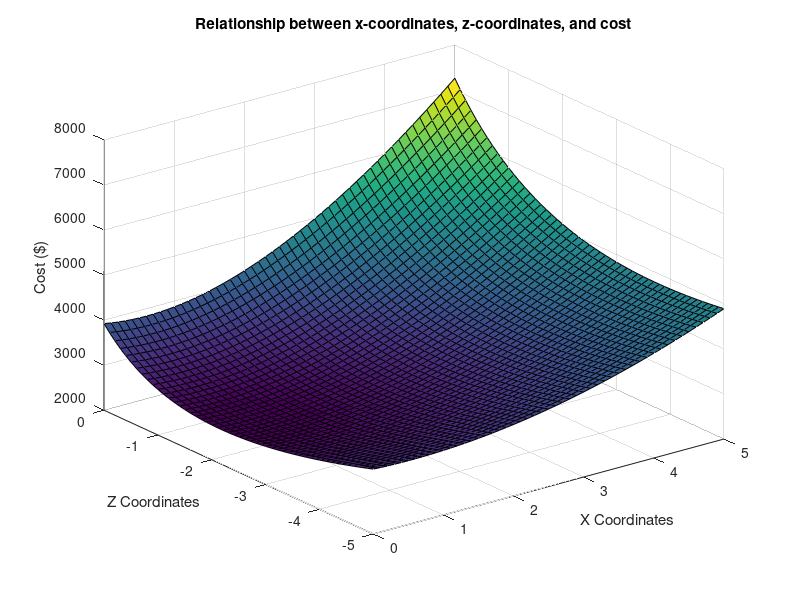

This figure's MATLAB source:
% EA 2 Design Project 1 Problem 2
% Michael Hsu
% NetID: mkh3212

% Initialize
x = 0:0.1:5;
z = 0:-0.1:-5;
y = 0;
AC = [-3 4 -2];
AD = [-2 4 3];
AB = zeros(1, 3);
eAC = 1/norm(AC) * AC;
eAD = 1/norm(AD) * AD;
tAB = zeros(1,961);
lengthAB = zeros(1,length(x) * length(z));
cost = zeros(length(x), length(z));
costs = zeros(length(x), length(z));
realCost = [];
X = [];2
Z = [];
aug = zeros(3, 4);
index = 0;
count = 0;

% Error checks
if(~isvector(x) || ~isvector(z))
    error('Make sure x and z are vectors');
end
if(length(x) ~= length(z))
   error('Lengths of x and z vectors have to be the same'); 
end

% x has to be equal to or larger than zero
for ii = 1:length(x)
    for jj = 1:length(z)
        index = index + 1;
        
        AB = [x(ii) y+4 z(jj)];
        eAB = 1/norm(AB) * AB;
        
        aug = [eAC(1) eAD(1) eAB(1) 0;
               eAC(2) eAD(2) eAB(2) 981;
               eAC(3) eAD(3) eAB(3) 0];
        aug = rref(aug);
        
        % Vector of tension forces, corresponding lengths, and cost (for
        % min cost)
        tAB(index) = aug(3, 4);
        lengthAB(index) = norm(AB);
        cost(index, index) = tAB(index) * lengthAB(index);
        
        % To find x and z value at min cost
        if(cost(index, index) >= 0 && tAB(index) <= 981)
            count = count + 1;
            realCost(count) = cost(index, index);
            X(count) = x(ii);
            Z(count) = z(jj);
        end
        
        % Cost (for graph) is tension * length
        costs(ii, jj) = aug(3,4) * norm(AB);
    end
end

% Find the minimum cost, then find the x and z values for that min cost
minimum = min(min(costs));
ind = find(realCost == minimum,1);
fprintf('Minimum cost: $%.2f\nX location: %.2f\nZ location: %.2f\n', minimum, X(ind), Z(ind));

figure;
surf(x, z, costs);
title('Relationship between x-coordinates, z-coordinates, and cost');
xlabel('X Coordinates');
ylabel('Z Coordinates');
zlabel('Cost ($)');